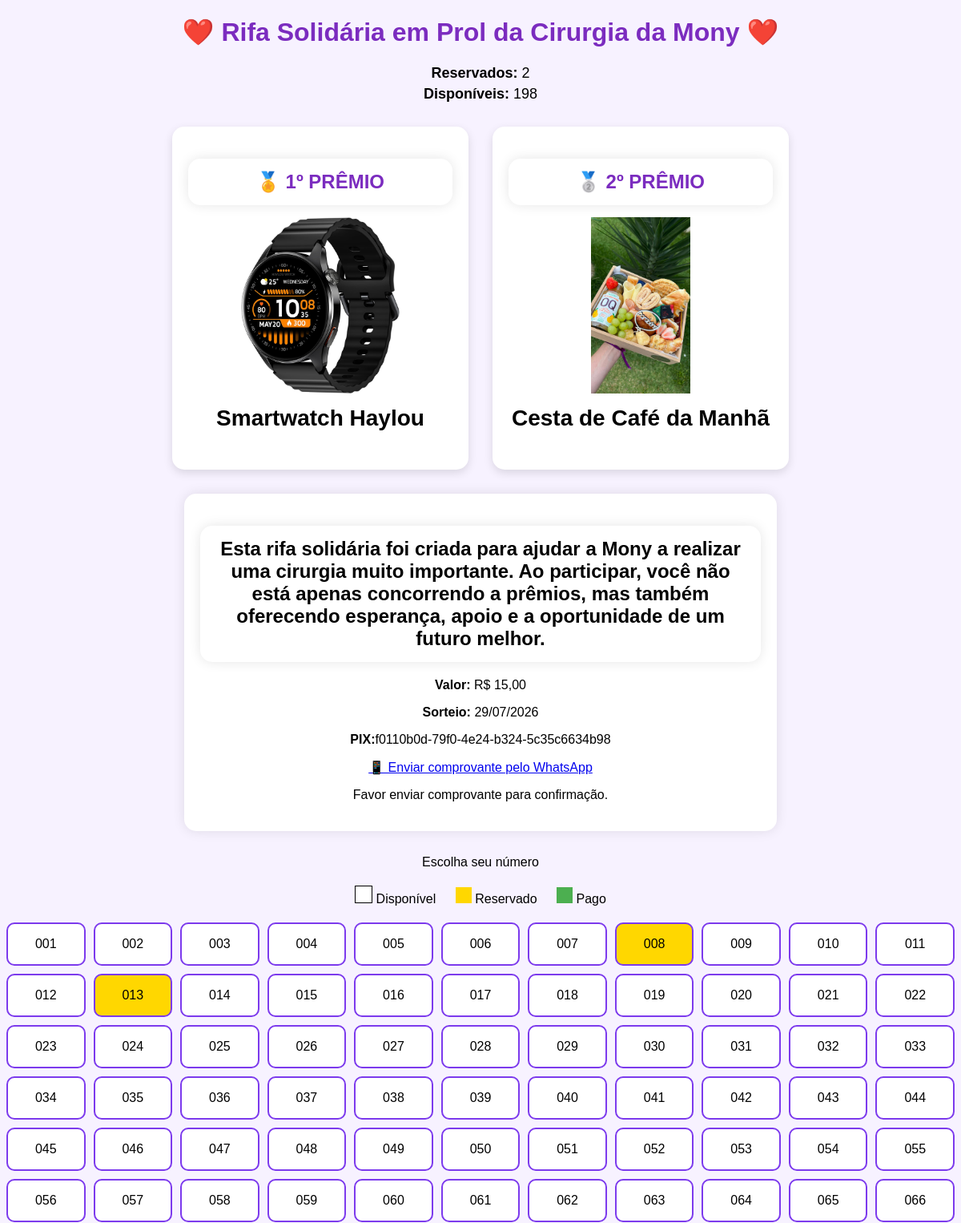
Before: / (upper part) with the older database file.
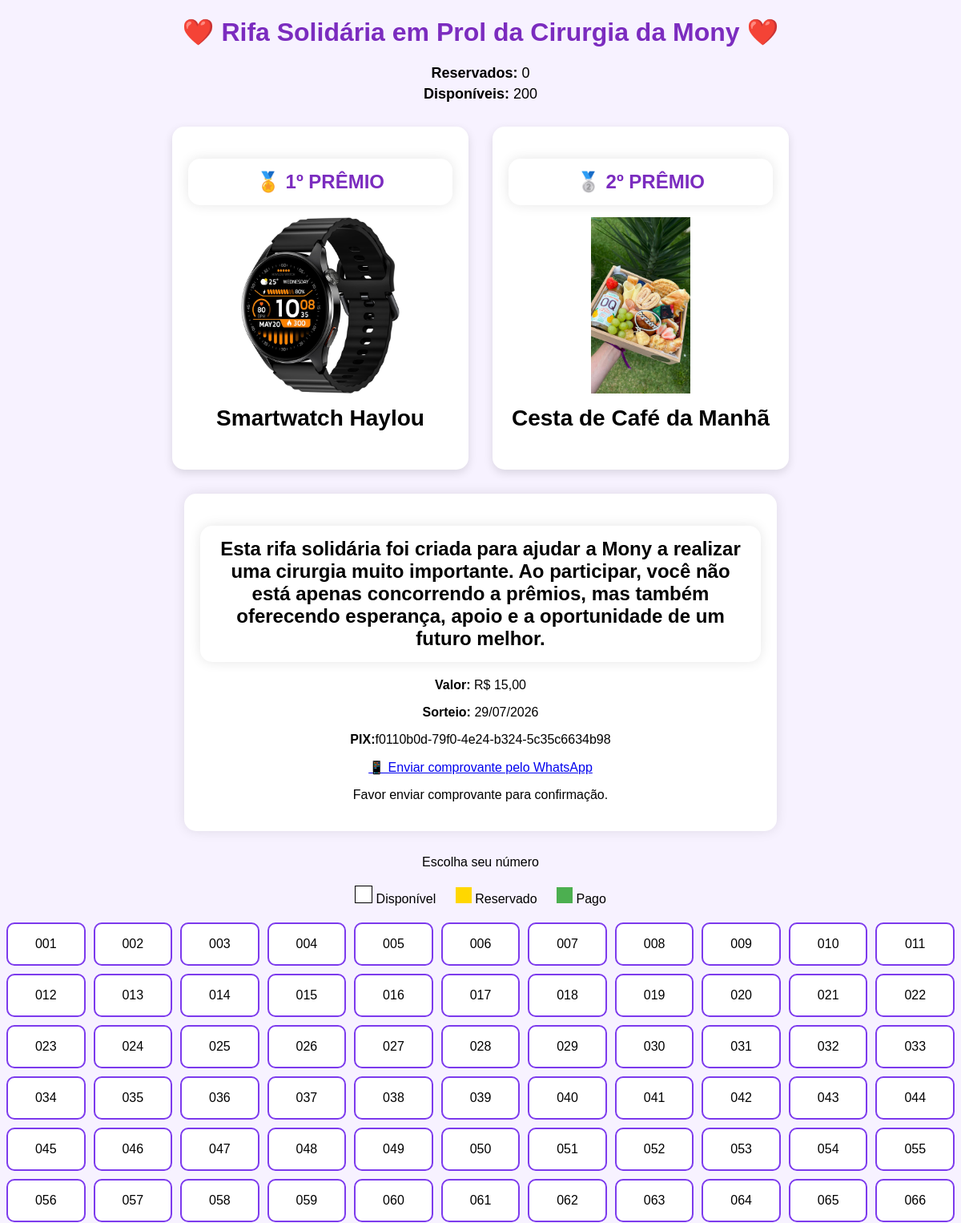
After: the same page with the newer database file.
### models.py (models this page shows)
class Numero(db.Model):
    ...
    id = db.Column(db.Integer, primary_key=True)
    numero = db.Column(
        db.Integer,
        unique=True,
        nullable=False
    )
    status = db.Column(
        db.String(50),
        default="disponivel"
    )
    nome = db.Column(
        db.String(100)
    )
    telefone = db.Column(
        db.String(20)
    )

### app.py (the view)
@app.route("/")
def index():
    numeros = Numero.query.order_by(Numero.numero).all()
    reservados = Numero.query.filter(
        Numero.status.in_(["reservado", "pago"])
    ).count()
    disponiveis = Numero.query.filter_by(
        status="disponivel"
    ).count()
    return render_template(
        "index.html",
        numeros=numeros,
        reservados=reservados,
        disponiveis=disponiveis
    )

### templates/index.html (shortened to what this page needs)
<!doctype html>
<html lang="pt-BR">
  <head>
    <link
      rel="stylesheet"
      href="{{ url_for('static', filename='css/style.css') }}"
    />
  </head>
  <body>
    <h1>❤️ Rifa Solidária em Prol da Cirurgia da Mony ❤️</h1>
    <div class="estatisticas">
      <p><strong>Reservados:</strong> {{ reservados }}</p>
      <p><strong>Disponíveis:</strong> {{ disponiveis }}</p>
    </div>
    <div class="premios">
      <div class="premio">
        <h2 style="color: #7b2cbf; margin-bottom: 10px">🏅 1º PRÊMIO</h2>
        <img
          src="{{ url_for('static', filename='imagens/relogio.jpg') }}"
          alt="Smartwatch"
        />
        <h3>Smartwatch Haylou</h3>
      </div>
      <div class="premio">
        <h2 style="color: #7b2cbf; margin-bottom: 10px">🥈 2º PRÊMIO</h2>
        <img
          src="{{ url_for('static', filename='imagens/cesta.jpg') }}"
          alt="Cesta"
        />
        <h3>Cesta de Café da Manhã</h3>
      </div>
    </div>
    <div class="info-rifa">
      <h2>
        Esta rifa solidária foi criada para ajudar a Mony a realizar uma
        cirurgia muito importante. Ao participar, você não está apenas
        concorrendo a prêmios, mas também oferecendo esperança, apoio e a
        oportunidade de um futuro melhor.
      </h2>
      <p><strong>Valor:</strong> R$ 15,00</p>
      <p><strong>Sorteio:</strong> 29/07/2026</p>
      <p><strong>PIX:</strong>f0110b0d-79f0-4e24-b324-5c35c6634b98</p>
      <p>
        <a
          href="https://wa.me/5562999051610?text=Olá,%20acabei%20de%20fazer%20o%20pagamento%20da%20rifa%20e%20vou%20enviar%20o%20comprovante."
          target="_blank"
          class="btn-whatsapp"
        >
          📱 Enviar comprovante pelo WhatsApp
        </a>
      </p>
      <p>Favor enviar comprovante para confirmação.</p>
    </div>
    <p>Escolha seu número</p>
    <div style="margin: 20px">
      <span
        style="
          display: inline-block;
          width: 20px;
          height: 20px;
          background: white;
          border: 1px solid #000;
        "
      ></span>
      Disponível
      <span
        style="
          display: inline-block;
          width: 20px;
          height: 20px;
          background: #ffd700;
          margin-left: 20px;
        "
      ></span>
      Reservado
      <span
        style="
          display: inline-block;
          width: 20px;
          height: 20px;
          background: #4caf50;
          margin-left: 20px;
        "
      ></span>
      Pago
    </div>
    <div class="grid">
      {% for numero in numeros %}
      <div class="numero {{ numero.status }}">
        {% if numero.status == 'reservado' or numero.status == 'pago' %}
        <span>{{ "%03d"|format(numero.numero) }}</span>
        {% else %}
        <div
          class="numero-disponivel"
          data-id="{{ numero.id }}"
          data-numero="{{ '%03d'|format(numero.numero) }}"
        >
          {{ "%03d"|format(numero.numero) }}
        </div>
        {% endif %}
      </div>
      {% endfor %}
    </div>
  </body>
</html>

Changed rows visible on the page:
changed Numero (number 8 of 66 on the later page): status "reservado" → "disponivel" (drawn)
changed Numero (number 13 of 66 on the later page): status "reservado" → "disponivel" (drawn)
Other visible differences:
{{ reservados }}: "2" → "0"
{{ disponiveis }}: "198" → "200"
